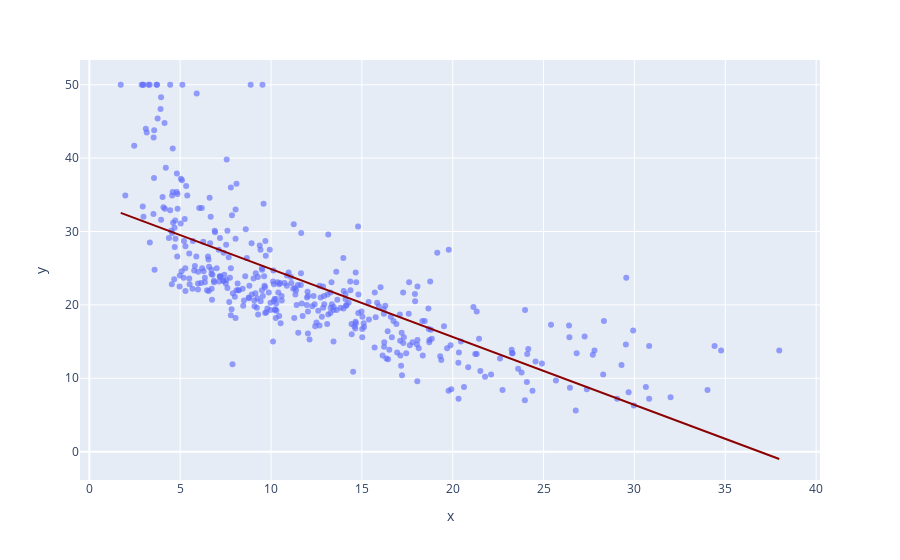

Notebook source saved alongside this figure:
### Markdown cell above
Regressionsgerade für RM (durchschnittliche Anzahl der Zimmer pro Wohnung)

### Code cell
px.scatter(x=X_train['LSTAT'], y=y_train, opacity=0.65, 
                trendline='ols', trendline_color_override='darkred')

### Figure 1 — Plotly figure (JSON) as saved in the notebook; plotly's stock layout.template omitted (floating-point values rounded to 4 significant figures; data arrays with more than 128 entries replaced by an {"elided": "..."} marker saying what was removed)
{"data": [{"hovertemplate": "x=%{x}<br>y=%{y}<extra></extra>", "legendgroup": "", "marker": {"color": "#636efa", "opacity": 0.65, "symbol": "circle"}, "mode": "markers", "name": "", "orientation": "v", "showlegend": false, "type": "scatter", "x": {"elided": "404 float values"}, "xaxis": "x", "y": {"elided": "404 float values"}, "yaxis": "y"}, {"hovertemplate": "<b>OLS trendline</b><br>y = -0.925381 * x + 34.1364<br>R<sup>2</sup>=0.534730<br><br>x=%{x}<br>y=%{y} <b>(trend)</b><extra></extra>", "legendgroup": "", "line": {"color": "darkred"}, "marker": {"color": "#636efa", "symbol": "circle"}, "mode": "lines", "name": "", "showlegend": false, "type": "scatter", "x": {"elided": "404 float values"}, "xaxis": "x", "y": {"elided": "404 float values"}, "yaxis": "y"}], "layout": {"legend": {"tracegroupgap": 0}, "margin": {"t": 60}, "xaxis": {"anchor": "y", "domain": [0, 1], "title": {"text": "x"}}, "yaxis": {"anchor": "x", "domain": [0, 1], "title": {"text": "y"}}}}
